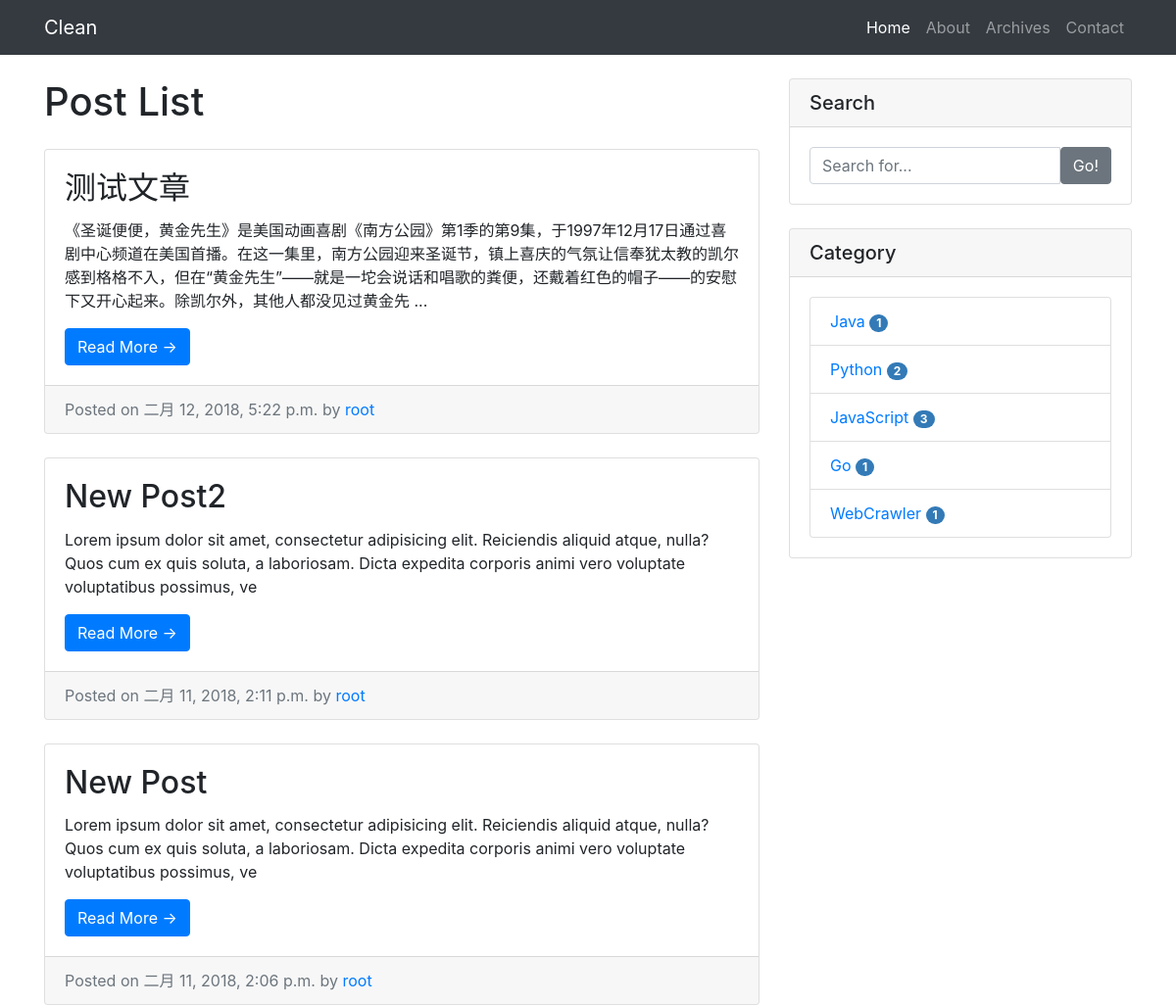
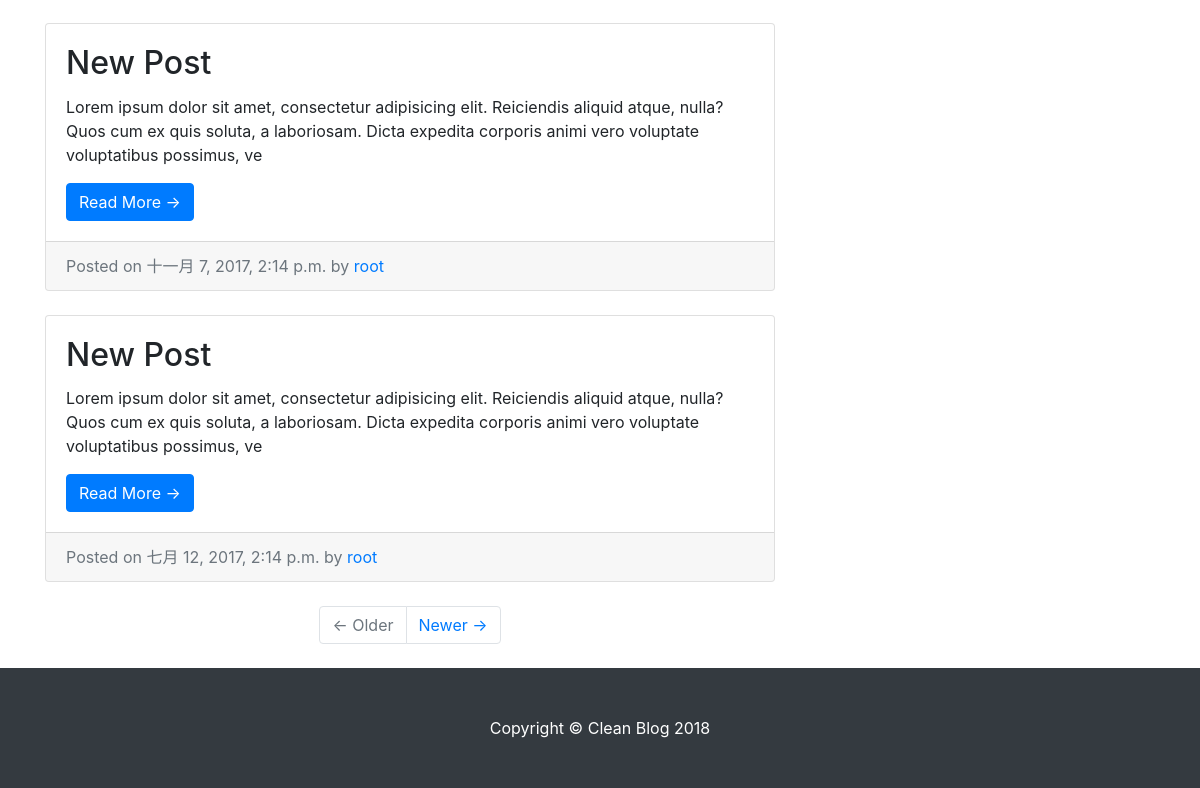
The page / on the database its author committed (2 pictures, top to bottom).
### blog/models.py (models this page shows, shortened)
class Post(models.Model):
    title = models.CharField(max_length=70)
    author = models.ForeignKey(User)
    tags = models.ManyToManyField(Tag, blank=True)
    category = models.ForeignKey(Category)
    content = models.TextField()
    created_time = models.DateTimeField()
    summary = models.CharField(max_length=200)
    def get_absolute_url(self):
        return reverse('blog:detail', kwargs={'pk': self.pk})
    class Meta:
        ordering = ['-created_time']

class Category(models.Model):
    name = models.CharField(max_length=100)

### blog/views.py (the view)
# urls.py: url(r'^$', views.IndexView.as_view(), name='index'),
class IndexView(ListView):
    model = Post
    template_name = 'index.html'
    context_object_name = 'post_list'
    paginate_by = 5

### blog/templatetags/blog_tags.py (called while the page is built)
@register.simple_tag
def cate_list():
    return Category.objects.annotate(post_num=Count('post')).filter(post_num__gt=0)

### templates/index.html (shortened to what this page needs)
{% extends 'base.html' %}
{% block main %}
<div class="col-md-8">
  <h1 class="my-4">{% if title %}{{ title }}{% else %}Post List{% endif %}</h1>
  {% for post in post_list %}
  <div class="card mb-4">
    <div class="card-body">
      <h2 class="card-title">{{ post.title }}</h2>
      <p class="card-text">{{ post.summary }}</p>
      <a href="{{ post.get_absolute_url }}" class="btn btn-primary">Read More &rarr;</a>
    </div>
    <div class="card-footer text-muted">
      Posted on {{ post.created_time }} by
      <a href="#">{{ post.author }}</a>
    </div>
  </div>
  {% empty %}
  <div class="card mb-4">
    <div class="card-body">
      <h2 class="card-title">Not Available</h2>
    </div>
  </div>
  {% endfor %}
  {% if is_paginated %}
  <ul class="pagination justify-content-center mb-4">
    {% if page_obj.has_previous %}
    <li class="page-item">
      <a class="page-link" href="?page={{ page_obj.previous_page_number }}">&larr; Older</a>
    </li>
    {% else %}
    <li class="page-item disabled">
      <a class="page-link" href="#">&larr; Older</a>
    </li>
    {% endif %}
    {% if page_obj.has_next %}
    <li class="page-item">
      <a class="page-link" href="?page={{ page_obj.next_page_number }}">Newer &rarr;</a>
    </li>
    {% else %}
    <li class="page-item disabled">
      <a class="page-link" href="#">Newer &rarr;</a>
    </li>
    {% endif %}
  </ul>
  {% endif %}
</div>
{% endblock main %}

### templates/base.html (shortened to what this page needs)
<!DOCTYPE html>
{% load staticfiles %}
{% load blog_tags %}
<html lang="en">
  <head>
    <link href="{% static 'vendor/bootstrap/css/bootstrap.css' %}" rel="stylesheet">
    <link href="{% static 'vendor/bootstrap/css/bootstrap.min.css' %}" rel="stylesheet">
    <link href="{% static 'css/blog-home.css' %}" rel="stylesheet">
  </head>
  <body>
    <nav class="navbar navbar-expand-lg navbar-dark bg-dark fixed-top">
      <div class="container">
        <a class="navbar-brand" href="{% url 'blog:index' %}">Clean</a>
        <div class="collapse navbar-collapse" id="navbarResponsive">
          <ul class="navbar-nav ml-auto">
            <li class="nav-item active">
              <a class="nav-link" href="{% url 'blog:index' %}">Home
              </a>
            </li>
            <li class="nav-item">
              <a class="nav-link" href="#">About</a>
            </li>
            <li class="nav-item">
              <a class="nav-link" href="{% url 'blog:archives_page' %}">Archives</a>
            </li>
            <li class="nav-item">
              <a class="nav-link" href="#">Contact</a>
            </li>
          </ul>
        </div>
      </div>
    </nav>
    <div class="container">
      <div class="row">
        {% block main %}
          {% endblock main %}
        <div class="col-md-4">
          <div class="card my-4">
            <h5 class="card-header">Search</h5>
            <div class="card-body">
              <form role="search" method="get" id="searchform" action="{% url 'haystack_search' %}">
                <div class="input-group">
                  <input type="search" name="q" class="form-control" placeholder="Search for...">
                  <button class="btn btn-secondary" type="submit"><span class="ion-ios-search-strong">Go!</span></button>
                </div>
              </form>
            </div>
          </div>
          <div class="card my-4">
            <h5 class="card-header">Category</h5>
            <div class="card-body">
              {% cate_list as c_list %}
                <ul class="list-group">
                  {% for cate in c_list %}
                  <li class="list-group-item ">
                    <a href="{% url 'blog:category' cate.pk %}">{{ cate.name }} <span class="badge label-primary">{{ cate.post_num }}</span></a>
                  </li>
                  {% empty %}
                  not available
                </ul>
              {% endfor %}
            </div>
        </div>
        </div>
      </div>
    </div>
    <footer class="py-5 bg-dark">
      <div class="container">
        <p class="m-0 text-center text-white">Copyright &copy; Clean Blog 2018</p>
      </div>
    </footer>
  </body>
</html>

### static/css/blog-home.css (style rules this page uses)
body { padding-top: 54px; }
@media (min-width: 992px) { body { padding-top: 56px; } }
.badge { display: inline-block; min-width: 10px; padding: 3px 7px; font-size: 12px; font-weight: bold; line-height: 1; color: #fff; text-align: center; white-space: nowrap; vertical-align: middle; background-color: #777; border-radius: 10px; }
.label-primary { background-color: #337ab7; }

### rows shown on the page
Post: title "测试文章", summary "《圣诞便便，黄金先生》是美国动画喜剧《南方公园》第1季的第9集，于1997年12月17日通过喜剧中心频道在美国首播。在这一集里，南方公园迎来圣诞节，镇上喜庆的气氛让信奉犹太教的凯尔感到格格不入，但在“黄金先生”——就是一坨会说话和唱歌的粪便，还戴着红色的帽子——的安慰下又开心起来。除凯尔外，其他人都没见过黄金先 ...", created_time "二月 12, 2018, 5:22 p.m.", author "root"
Post: title "New Post2", summary "Lorem ipsum dolor sit amet, consectetur adipisicing elit. Reiciendis aliquid atque, nulla? Quos cum ex quis soluta, a laboriosam. Dicta expedita corporis animi vero voluptate voluptatibus possimus, ve", created_time "二月 11, 2018, 2:11 p.m.", author "root"
Post: title "New Post", summary "Lorem ipsum dolor sit amet, consectetur adipisicing elit. Reiciendis aliquid atque, nulla? Quos cum ex quis soluta, a laboriosam. Dicta expedita corporis animi vero voluptate voluptatibus possimus, ve", created_time "二月 11, 2018, 2:06 p.m.", author "root"
Post: title "New Post", summary "Lorem ipsum dolor sit amet, consectetur adipisicing elit. Reiciendis aliquid atque, nulla? Quos cum ex quis soluta, a laboriosam. Dicta expedita corporis animi vero voluptate voluptatibus possimus, ve", created_time "十一月 7, 2017, 2:14 p.m.", author "root"
Post: title "New Post", summary "Lorem ipsum dolor sit amet, consectetur adipisicing elit. Reiciendis aliquid atque, nulla? Quos cum ex quis soluta, a laboriosam. Dicta expedita corporis animi vero voluptate voluptatibus possimus, ve", created_time "七月 12, 2017, 2:14 p.m.", author "root"
Category: name "Java", post_num "1"
Category: name "Python", post_num "2"
Category: name "JavaScript", post_num "3"
Category: name "Go", post_num "1"
Category: name "WebCrawler", post_num "1"
